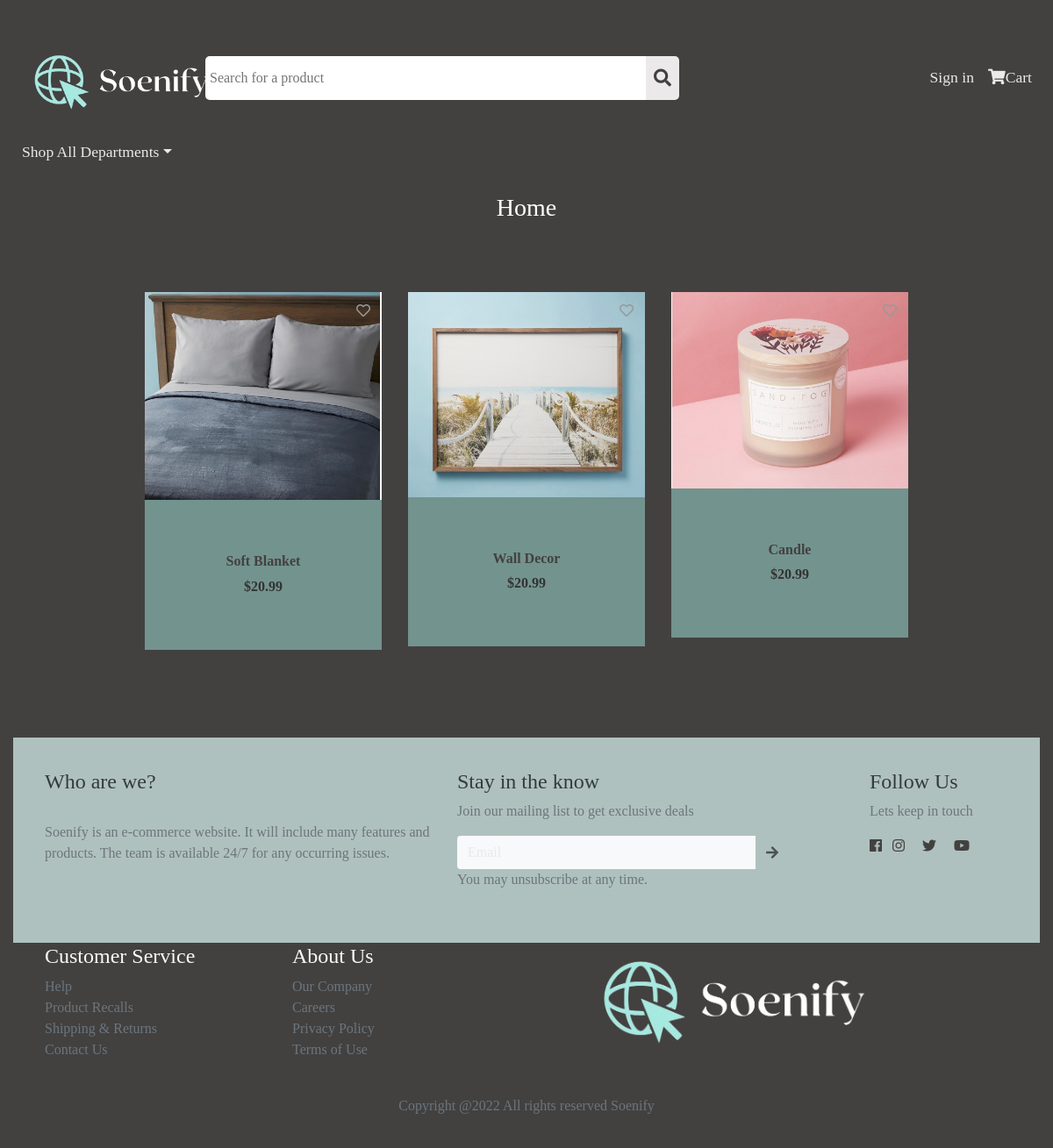
Page /categories/home.php on the committed database.
### tables this page shows
CREATE TABLE `products` (
  `id` int NOT NULL AUTO_INCREMENT,
  `product_name` varchar(255) NOT NULL,
  `product_info` varchar(8000) DEFAULT NULL,
  `product_category` varchar(255) NOT NULL,
  `product_price` float DEFAULT NULL,
  `product_onsale` int DEFAULT NULL,
  `product_saleprice` float DEFAULT '0',
  `product_img` varchar(255) DEFAULT NULL,
  `product_link` varchar(255) DEFAULT NULL,
  PRIMARY KEY (`id`),
  UNIQUE KEY `product_name` (`product_name`)
);

### categories/home.php (the view, shortened to what this page needs)
<?php
include "../header.php";
$sql = "SELECT * FROM products WHERE product_category='Home Goods'";
        $result = $link->query($sql);
?>
<link rel =  "stylesheet" href = "../css/subcat.css">
    <link rel =  "stylesheet" href = "../css/headernfooter.css">
   <link href='https://unpkg.com/boxicons@2.1.1/css/boxicons.min.css' rel='stylesheet'>
<body>
    <div class="container-fluid" style=" text-align:center">
        <div class="row">
            <div class="col-lg-12 title">
                <h3>Home</h3>
            </div>
        </div>
<br/>
<br/><br/>
    <div class="row">
    <?php
        if($result->num_rows > 0){
            while($row = $result->fetch_assoc()){
                $images = explode("|",$row["product_img"]);
                echo "<div class='col-md-3 col-sm-6'>";
                echo "<div class='product-grid'>";
                echo "<div class='product-image'>";
                echo "<a href='../products/" . $row["product_link"] . "'class='image'>";
                echo "<img class='pic-1' src='../img/" . $images[0] . "'>";
                echo "</a>";
                echo "<a href='' class='product-like-icon'><i class='far fa-heart'></i></a>";
                echo "</div>";
                echo "<div class='product-content'>";
                echo "<h3 class='title product-title'><a href='#'>". $row["product_name"] . "</a></h3>";
                if($row["product_onsale"] == 1){
                    echo "<div class='price'>$" . $row["product_saleprice"] . "</div>";
                }
                else{
                    echo "<div class='price'>$" . $row["product_price"] . "</div>";
                }
                echo "</div>";
                echo "</div>";
                echo "</div>";
            }
        }
        ?>
    </div>
    <?php include "../footer.php";?>

### css/headernfooter.css (style rules this page uses)
* { box-sizing: border-box; }
body { font-family: "Roxborough CF Thin"; }
body { background: #EBE9E9; font-family: "Roxborough CF Thin"; }
body { background: #424140; }

### css/subcat.css (style rules this page uses)
h3 { color: #fff; }
.row { text-align:center; justify-content: center; }
.product-grid { background-color: #fff; font-family: "Roxborough CF Thin"; text-align: center; }
.product-grid .product-image { position: relative; }
.product-grid .product-image a.image { display: block; }
.product-grid .product-image img { width: 100%; height: auto; }
.product-grid .product-like-icon { color: #999; font-size: 16px; position: absolute; right: 13px; top: 10px; transition: all 0.3s ease 0s; }
.product-grid .product-content { background-color: #73938E; padding: 60px 60px 60px; position: relative; z-index: 1; transition: all 0.3s ease 0s; }
.product-grid .title { font-size: 16px; font-weight: 700; text-transform: capitalize; margin: 0 0 7px; }
.product-grid .title a { color: #424140; transition: all 0.3s ease 0s; }
.product-grid .price { color: #333; font-size: 16px; font-weight: 600; }

### rows in the picture
products: shows a picture, product_name "Soft Blanket", product_saleprice "20.99"
products: shows a picture, product_name "Wall Decor", product_saleprice "20.99"
products: shows a picture, product_name "Candle", product_saleprice "20.99"
